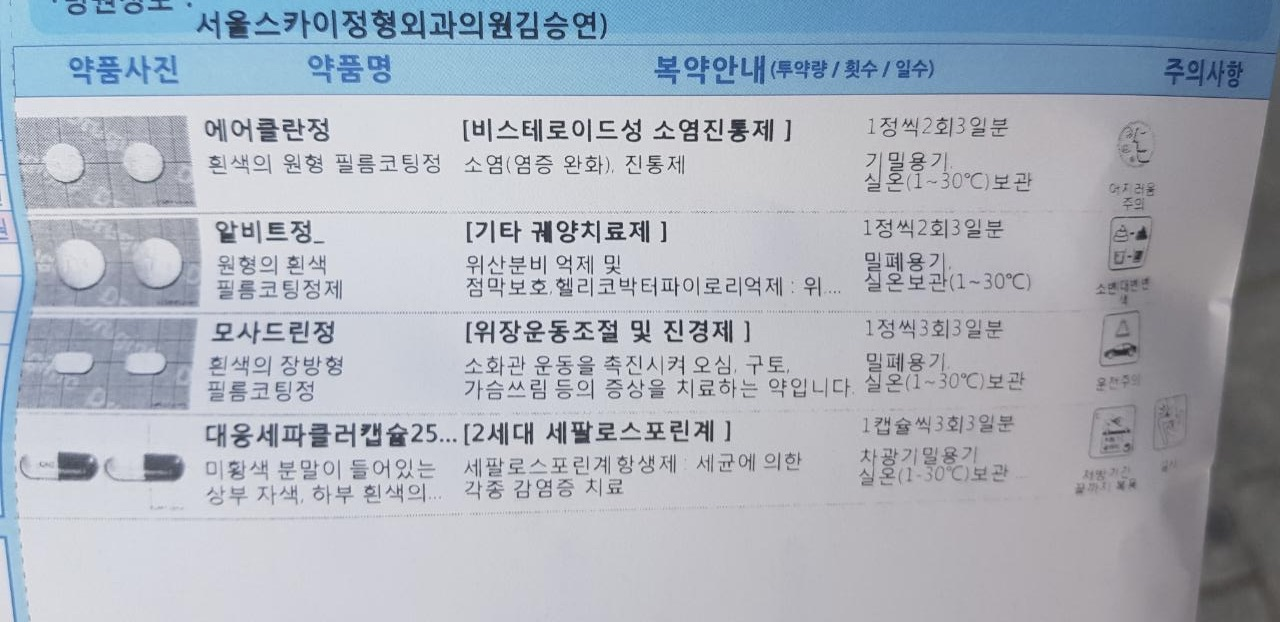
#> input picture images/med_1.jpeg, 1280 x 622 px, found by its file name; its folder holds only this picture in this run
$ jupyter execute --allow-errors 2025111122.ipynb   (shell and % lines are left out)
#> lines starting #> are read from the running program, lines starting #| are printed output that depends on the picture; after the words box and inside, x2 and y2 are one past the last pixel; in counts of white or black regions, pixels touching at a corner belong together
# 문제 3: Tesseract를 활용한 약봉투 이미지 문자 인식(OCR) 실습

**소재**: 약봉투 이미지 (한글 + 영어 혼용 텍스트)
**목표**: pytesseract로 약품명·복약안내·주의사항 텍스트 추출
**가산점 포인트**:
- `lang='kor+eng'` 옵션으로 한글+영어 혼용 추출
- 전처리 파이프라인(흑백 변환 → 업스케일 → 이진화 → 노이즈 제거)으로 인식률 향상
- 전체 이미지 배치 처리
- 약봉투 특화 키워드 하이라이팅

[cell 1]
import os

repo_url = "https://github.com/melody-story/deep-learning-report.git"
repo_name = "deep-learning-report"

%cd /content

if not os.path.exists(repo_name):
    !git clone {repo_url}
else:
    %cd /content/{repo_name}
    !git reset --hard
    !git pull origin main

%cd /content/{repo_name}

## 1. 환경 설정 — Tesseract 설치 및 라이브러리 임포트

[cell 2]
import os, subprocess

# Tesseract OCR 엔진 + 한국어 학습 데이터 설치

# Python 라이브러리 설치 (scikit-image: Sauvola 이진화)

# TESSDATA_PREFIX 동적 탐지 (Tesseract 버전에 무관)
#> (the rest of this cell did not finish here and is left out)

[cell 3]
import cv2
import numpy as np
import pytesseract
from PIL import Image
from skimage.filters import threshold_sauvola
import matplotlib.pyplot as plt
import matplotlib
import matplotlib.font_manager as fm

# 나눔고딕 폰트 설치 후 캐시 초기화 (설치만으로는 적용 안 됨)
fm._load_fontmanager(try_read_cache=False)

nanum_path = fm.findfont(fm.FontProperties(family='NanumGothic'))
#> (the rest of this cell did not finish here and is left out)

## 2. 이미지 다운로드 — URL 리스트에서 자동 수집

학습 서버에 업로드된 약봉투 이미지를 파일명 리스트로 지정하여 다운로드합니다.

[cell 4]
import urllib.request

# 이미지가 호스팅된 베이스 URL
BASE_URL = 'https://github.com/melody-story/deep-learning-report/blob/main/images/'

# 처리할 이미지 파일명 리스트 (필요한 파일만 추가)
FILENAMES = [
    'med_1.jpeg'
]

# 로컬 임시 폴더에 다운로드
IMAGE_DIR = '/content/images/'
os.makedirs(IMAGE_DIR, exist_ok=True)

for fname in FILENAMES:
    url  = BASE_URL + fname + '?raw=true'
    dest = os.path.join(IMAGE_DIR, fname)
    try:
        urllib.request.urlretrieve(url, dest)
        print(f"  다운로드 완료: {fname}")
    except Exception as e:
        print(f"  다운로드 실패: {fname} → {e}")

print(f"\n이미지 폴더: {IMAGE_DIR}")

[cell 5]
# 이미지 파일 목록 확인
EXTS = ('.jpg', '.jpeg', '.png', '.bmp')
image_paths = sorted(
    os.path.join(IMAGE_DIR, f)
    for f in os.listdir(IMAGE_DIR)
    if f.lower().endswith(EXTS)
)

print(f"발견된 이미지 수: {len(image_paths)}장")
for p in image_paths:
    print(' ', os.path.basename(p))

## 3. 기본 OCR — 전처리 없이 원본 이미지 텍스트 추출

[cell 6]
def ocr_basic(image_path: str) -> str:
    """원본 이미지에 대한 기본 OCR (전처리 없음)."""
    img = Image.open(image_path)
    lang   = os.environ['TESSERACT_LANG']
    config = os.environ['TESSERACT_CONFIG']
    text = pytesseract.image_to_string(img, lang=lang, config=config)
    return text


# 첫 번째 이미지로 기본 OCR 시연
sample_path = image_paths[0]

img_display = cv2.cvtColor(cv2.imread(sample_path), cv2.COLOR_BGR2RGB)
plt.figure(figsize=(12, 6))
plt.imshow(img_display)
plt.title('원본 이미지')
plt.axis('off')
plt.show()

#> (the rest of this cell did not finish here and is left out)

#> in preprocess, img is the input picture: shape (622, 1280, 3); mean B, G, R 187.6, 176.6, 169.3
print("=" * 60)
print(f"[기본 OCR 결과 — lang={os.environ['TESSERACT_LANG']}, 전처리 없음]")
print("=" * 60)
print(basic_result)

## 4. [가산점] 전처리 파이프라인으로 OCR 정확도 향상

약봉투/제품 이미지는 배경 무늬·조명 불균일·표면 텍스처·촬영 각도로 인식률이 낮을 수 있습니다.
다양한 약봉투 이미지에 강건하도록 8단계 + ROI 보조 OCR로 구성했습니다.

| 단계 | 기법 | 목적 |
|------|------|------|
| 1 | 흑백 변환 (Grayscale) | 색상 노이즈 제거 |
| **2 ★** | **히스토그램 스트레칭 (p2~p98)** | **역광·그림자 등 극단적 명암차 정규화** |
| 3 | 크기 업스케일 (×3) | 작은 글자 선명화 (자모 획 분리 강화) |
| **3.5 ★** | **언샤프 마스킹** | **업스케일로 흐릿해진 획 경계 복원 (ㅠ/ㅜ 등 자모 혼동 방지)** |
| **4 ★** | **기울기 자동 보정 (deskew)** | **촬영 각도 오차 ±15° 자동 교정** |
| 5 | 가우시안 블러 (5×5) | 박스 표면 등 미세 텍스처 사전 제거 |
| 6 | CLAHE (clipLimit=1.5) | 조명 불균일 보정 (노이즈 증폭 최소화) |
| **7 ★** | **Sauvola 이진화 (window=51, k=0.2)** | **문서 이미지 전용 알고리즘으로 미세 획(ㅠ 두 세로획 등) 보존** |
| 8 | 미디언 블러 | 점 노이즈 최종 제거 (모폴로지 클로징은 ㅠ→ㅜ 오인식 유발로 제거) |
| **+ROI ★** | **약품명 열 ROI 추출 (보조 OCR)** | **수평 라인 검출로 행 경계 추정 후 약품명 열만 psm 7로 별도 OCR — 약품명 인식률 향상** |

> ★ = 다양한 약봉투 이미지 대응을 위해 추가된 가산점 단계

[cell 7]
# [가산점] 전처리 파이프라인 (8단계 — 다양한 약봉투 이미지 대응)
def _deskew(img: np.ndarray) -> np.ndarray:
    """이진화 후 텍스트 방향을 감지해 기울기를 자동 보정한다.
    ±0.5° 미만 미세 기울기는 불필요한 보간 손실을 막기 위해 skip."""
    thresh = cv2.threshold(img, 0, 255, cv2.THRESH_BINARY_INV + cv2.THRESH_OTSU)[1]
    coords = np.column_stack(np.where(thresh > 0))
    if len(coords) < 50:
        return img
    angle = cv2.minAreaRect(coords.astype(np.float32))[-1]
    if angle < -45:
        angle = 90 + angle
    if abs(angle) < 0.5:
        return img
    h, w = img.shape[:2]
    M = cv2.getRotationMatrix2D((w / 2, h / 2), angle, 1.0)
    return cv2.warpAffine(img, M, (w, h),
                          flags=cv2.INTER_CUBIC,
                          borderMode=cv2.BORDER_REPLICATE)


# Tesseract 한글 자모 오인식 교정 테이블
_OCR_CORRECTIONS = {
    '캡술': '캡슐', '캡쉴': '캡슐', '캡솔': '캡슐',
    '정제': '정',
}

# [23 lines left out: functions _apply_corrections, _filter_noise_lines, not called in this run]


def _preprocess_array(img: np.ndarray) -> np.ndarray:
    """전처리 본문 — ndarray 입력 (preprocess와 ROI 양쪽에서 재사용)."""
    # 1단계: 흑백 변환
    gray = cv2.cvtColor(img, cv2.COLOR_BGR2GRAY) if img.ndim == 3 else img
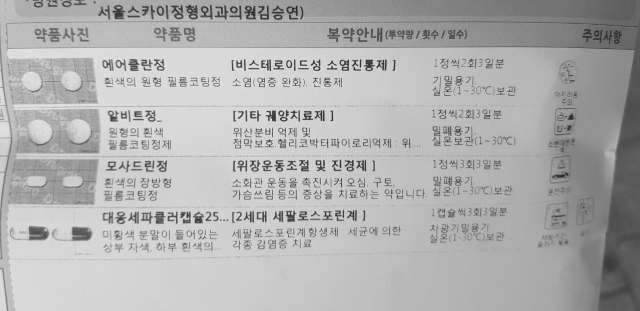
#> gray: shape (622, 1280) (shown at 1/2 size); min 22, max 248, mean 175.6

    # [가산점] 2단계: 히스토그램 스트레칭 (p2~p98)
    p_low, p_high = np.percentile(gray, (2, 98))
#> p_low = 79; p_high = 219
    gray = np.clip(
        (gray.astype(np.float32) - p_low) / max(p_high - p_low, 1) * 255,
        0, 255,
    ).astype(np.uint8)

    # 3단계: 3배 업스케일
    scaled = cv2.resize(gray, None, fx=3, fy=3, interpolation=cv2.INTER_CUBIC)

    # [가산점] 3.5단계: 언샤프 마스킹
    blurred_for_sharp = cv2.GaussianBlur(scaled, (0, 0), 3)
    scaled = cv2.addWeighted(scaled, 1.5, blurred_for_sharp, -0.5, 0)

    # [가산점] 4단계: 기울기 자동 보정 (deskew)
    scaled = _deskew(scaled)
#> in _deskew, `thresh = cv2.threshold(img, 0, 255, cv2.THRESH_BINARY_INV + cv2.THRESH..`:
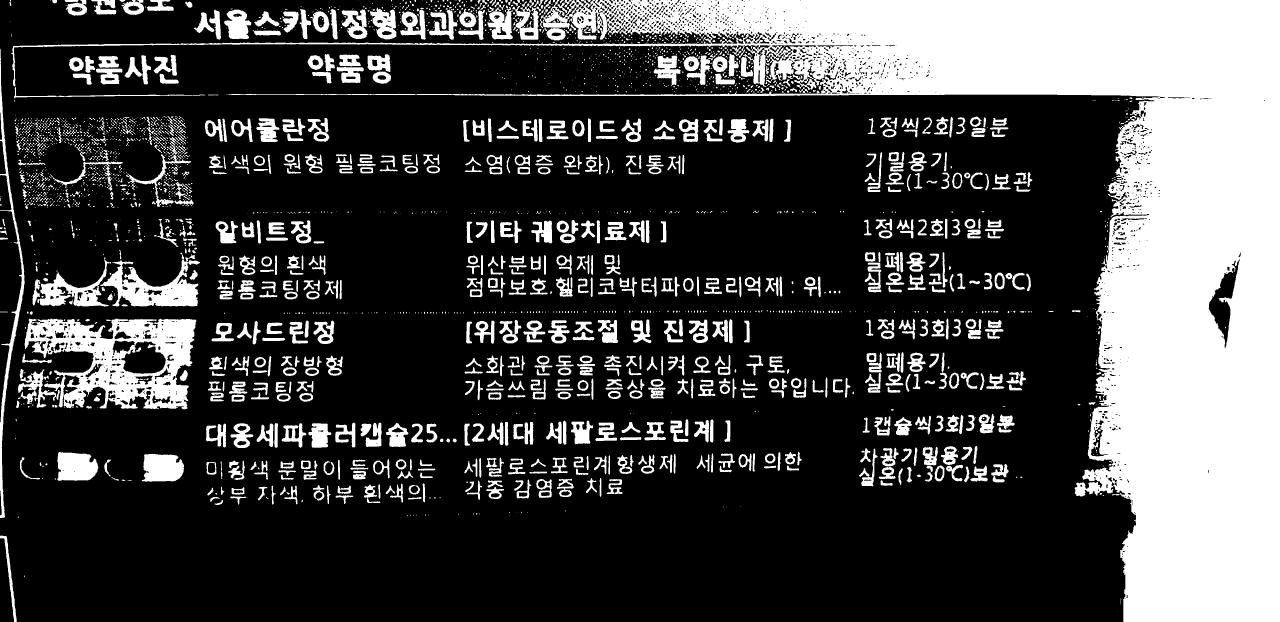
#> thresh: shape (1866, 3840) (shown at 1/3 size); 27% white; 3252 white regions (2023 under 20 px), largest, box (x1, y1, x2, y2) and area: (33, 0, 3840, 1866) 1282198, (74, 956, 589, 1228) 74018, (301, 758, 600, 919) 19718
#> in _deskew, `coords = np.column_stack(np.where(thresh > 0))`: coords = 1938172 pairs, first value 0 to 1865, second value 0 to 3839
#> in _deskew, `angle = cv2.minAreaRect(coords.astype(np.float32))[-1]`: angle = -90
#> in _deskew, `angle = 90 + angle`: angle = 0

    # 5단계: 가우시안 블러
    smoothed = cv2.GaussianBlur(scaled, (5, 5), 0)

    # 6단계: CLAHE
    clahe = cv2.createCLAHE(clipLimit=1.5, tileGridSize=(8, 8))
    equalized = clahe.apply(smoothed)
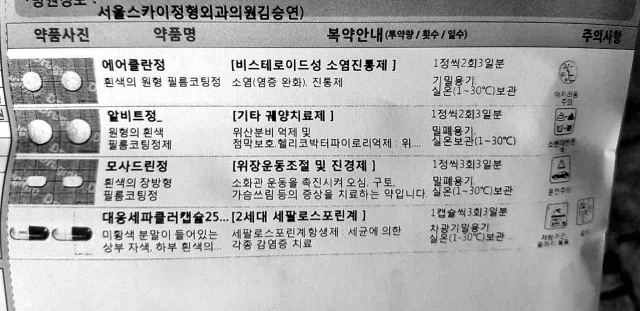
#> equalized: shape (1866, 3840) (shown at 1/6 size); min 1, max 255, mean 169

    # [가산점] 7단계: Sauvola 이진화
    t = threshold_sauvola(equalized, window_size=51, k=0.2)
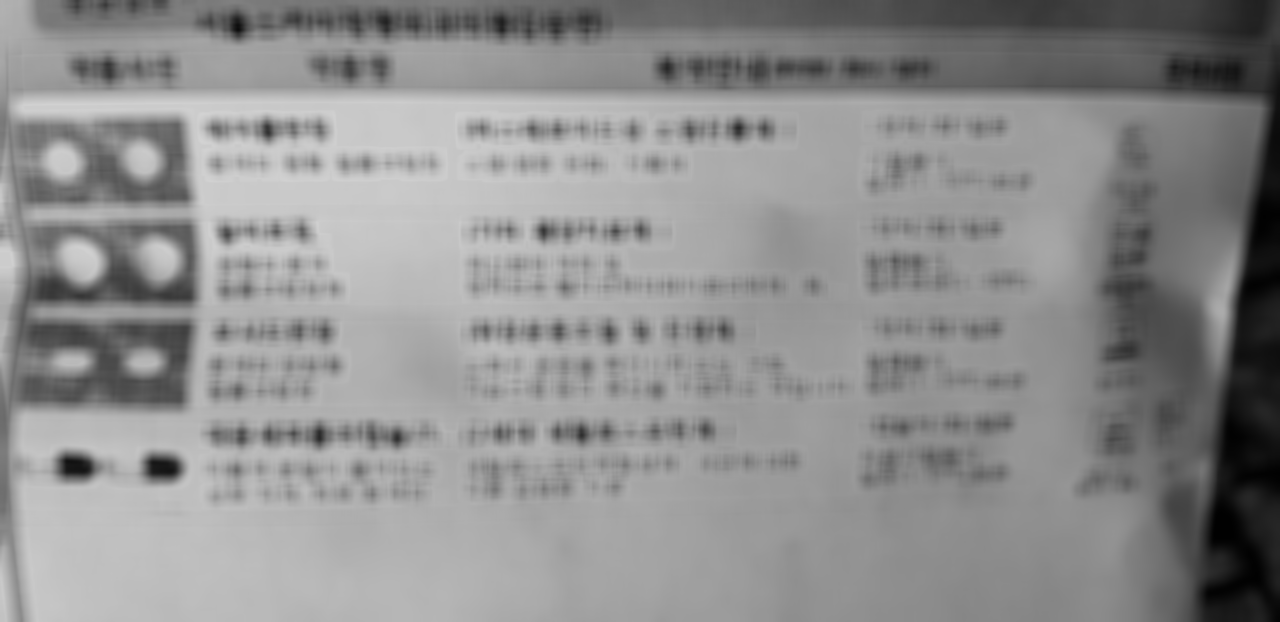
#> t: shape (1866, 3840) float64 (shown at 1/3 size); min 1.6, max 211.3, mean 142.9
    binary = ((equalized > t) * 255).astype(np.uint8)
#> binary: shape (1866, 3840); 85.3% white; 4096 black regions (2026 under 20 px), largest, box (x1, y1, x2, y2) and area: (29, 99, 3840, 1866) 140715, (93, 654, 603, 921) 35070, (72, 346, 590, 636) 30161

    # 8단계: 미디언 블러
    return cv2.medianBlur(binary, 3)
#> returned value: shape (1866, 3840); 85.4% white; 3446 black regions (1512 under 20 px), largest, box (x1, y1, x2, y2) and area: (29, 100, 3840, 1866) 140890, (93, 654, 602, 921) 35121, (72, 346, 589, 635) 30192
#> (the rest of the program and of its run is left out)
